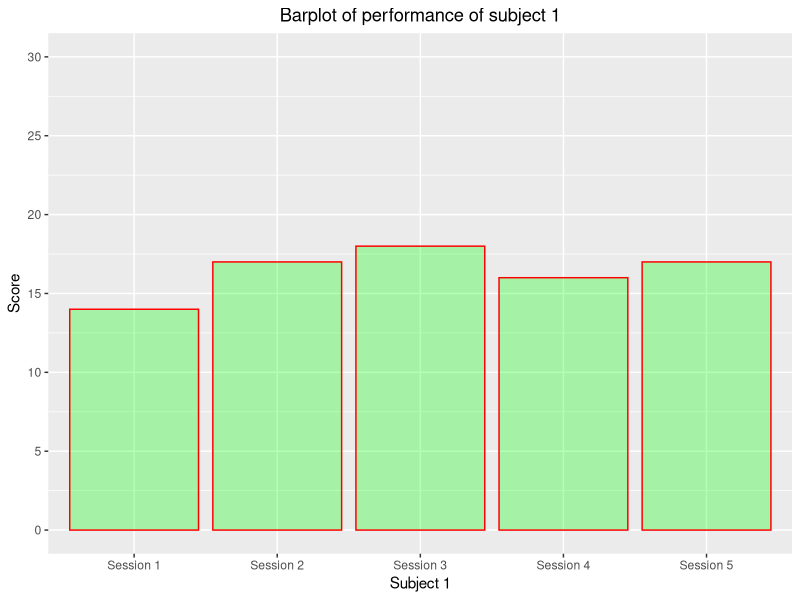
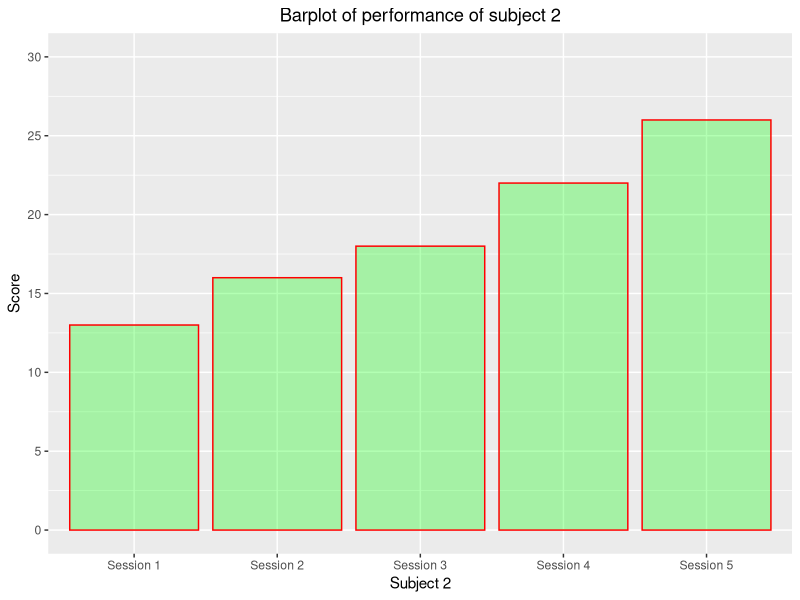
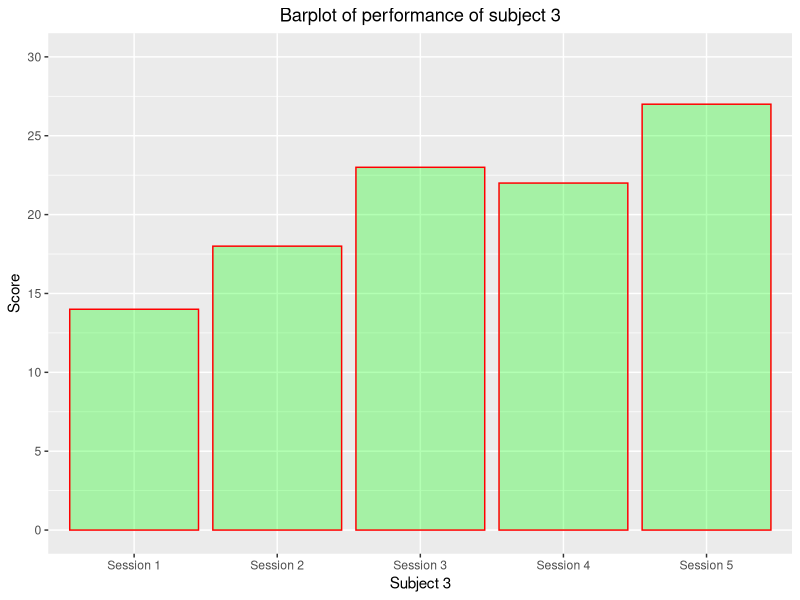
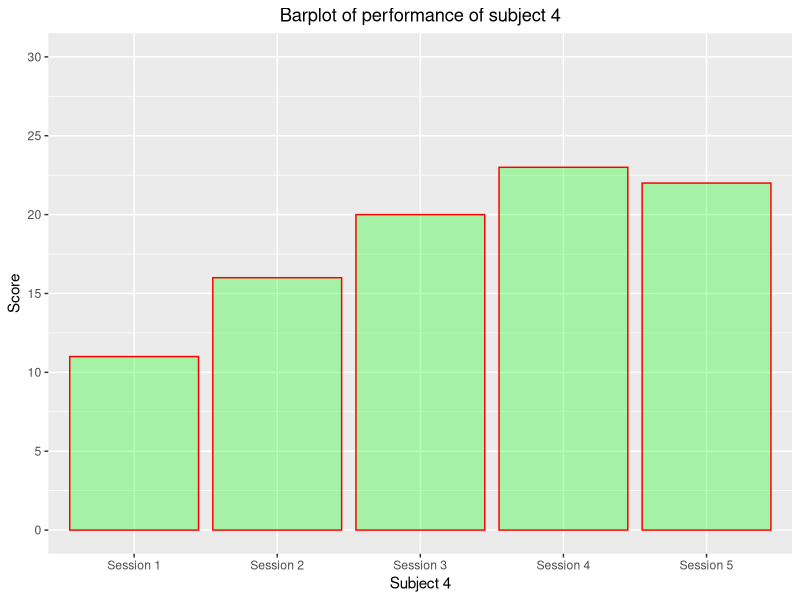
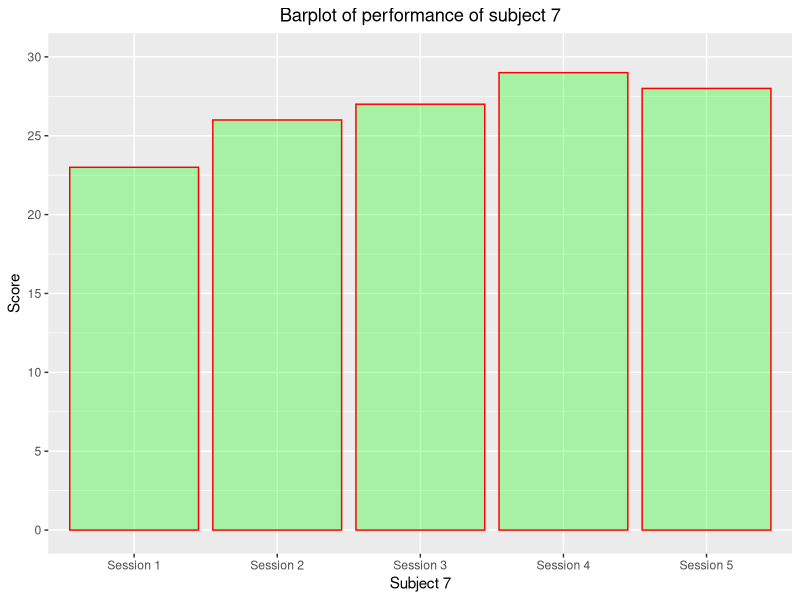
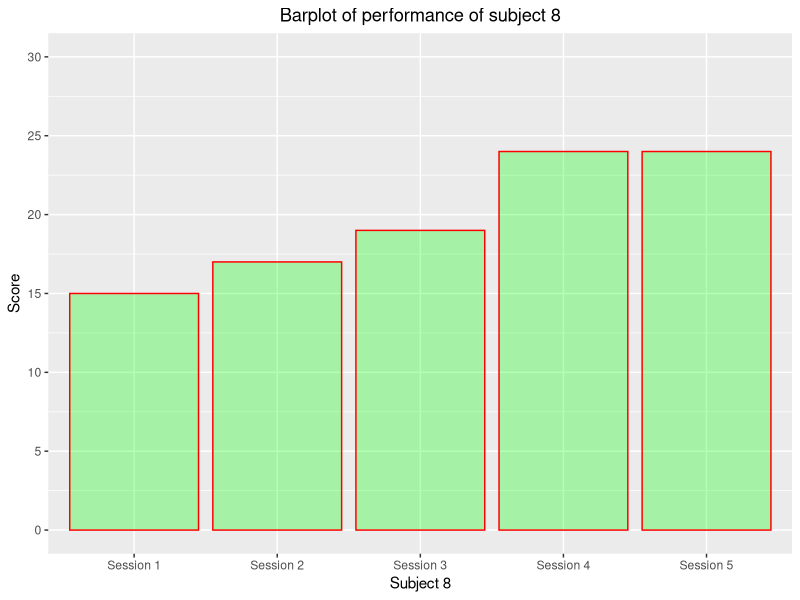
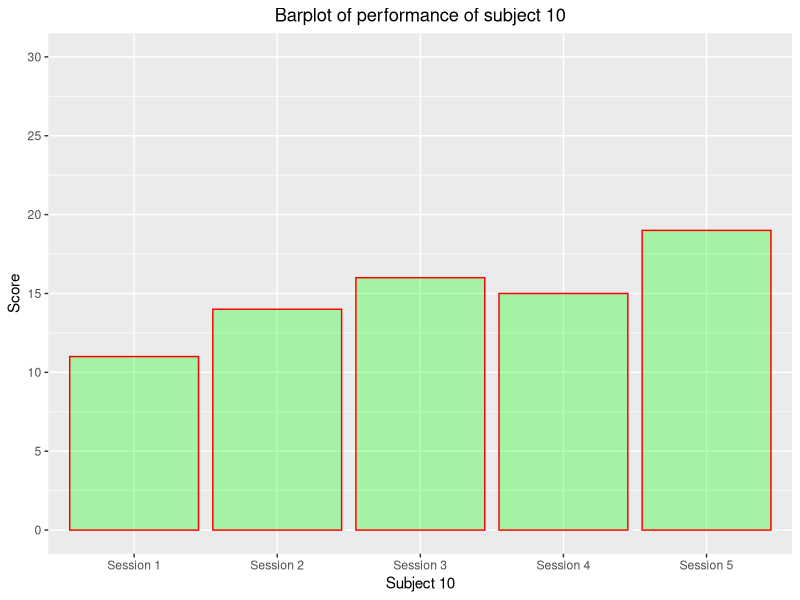
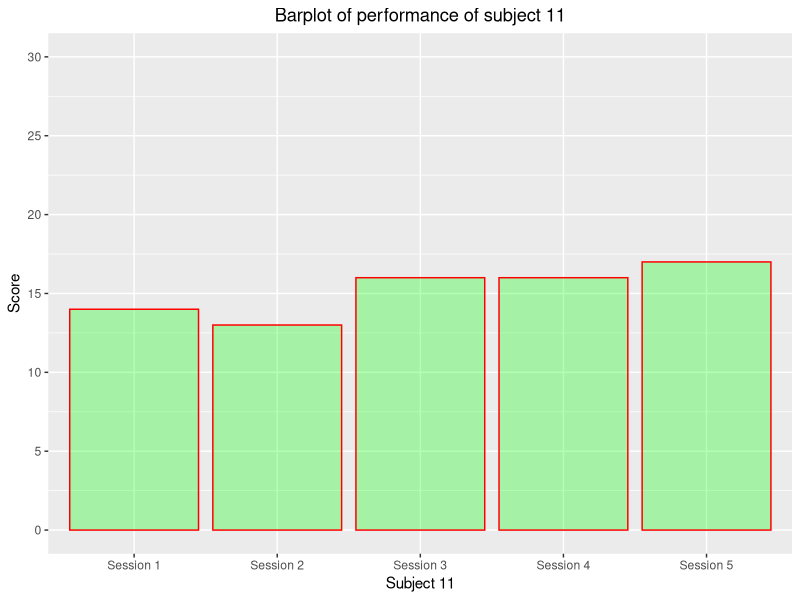

The R script that drew these images, in order:
setwd("C:/Users/Emtiaz/Documents/R/code/Project")
#getwd()
library(ggplot2)

#...draw the performance plot for each subject based on their score
draw_performance_plot <- function(){
  #...read input file
  data = read.csv("MicrosurgeryPerformance.csv", header = TRUE, sep=",")
  #...create dataframe using subject name and all scores
  score = data.frame(data$Subject,data$Score.1, data$Score.2, data$Score.3, data$Score.4, data$Score.5)
  #...find the number of rows
  number.of.row = nrow(score)
  
  for(i in 1:number.of.row){
    #...select specific row from the dataframe
    sub.score = score[i,] 
    #...find the subject number
    subject.name = sub.score$data.Subject
    
    #...create x axis ticks
    label = c("Session 1", "Session 2", "Session 3", "Session 4", "Session 5")
    #...copy only the scores
    performance = c(sub.score$data.Score.1, sub.score$data.Score.2, sub.score$data.Score.3, sub.score$data.Score.4, sub.score$data.Score.5)
    
    #...create dataframe using label and performance
    subject.performance = data.frame(label, performance)
    
    #...concate string to create title
    barTitle = paste("Barplot of performance of subject", subject.name)
    xLabel = paste("Subject", subject.name)
    
    #...plot the graph
    ggplot(subject.performance, aes(x = label, y = performance)) + geom_bar(stat="identity", col = "red", fill="green", alpha=0.3) +
      labs(title = barTitle, x = xLabel, y = "Score") +
      theme(plot.title = element_text(hjust=0.5)) + 
      scale_y_continuous(breaks = seq(0,30,by=5), limits = c(0,30))
    
    outputFile = paste("performance/performance_plot_of_subject_",subject.name,".png")
    #...save the output files
    ggsave(file = outputFile, dpi = 600, width = 10, height = 8, units = "in")
  }
  
  
  
}

#...call the function to draw plots
draw_performance_plot()

















